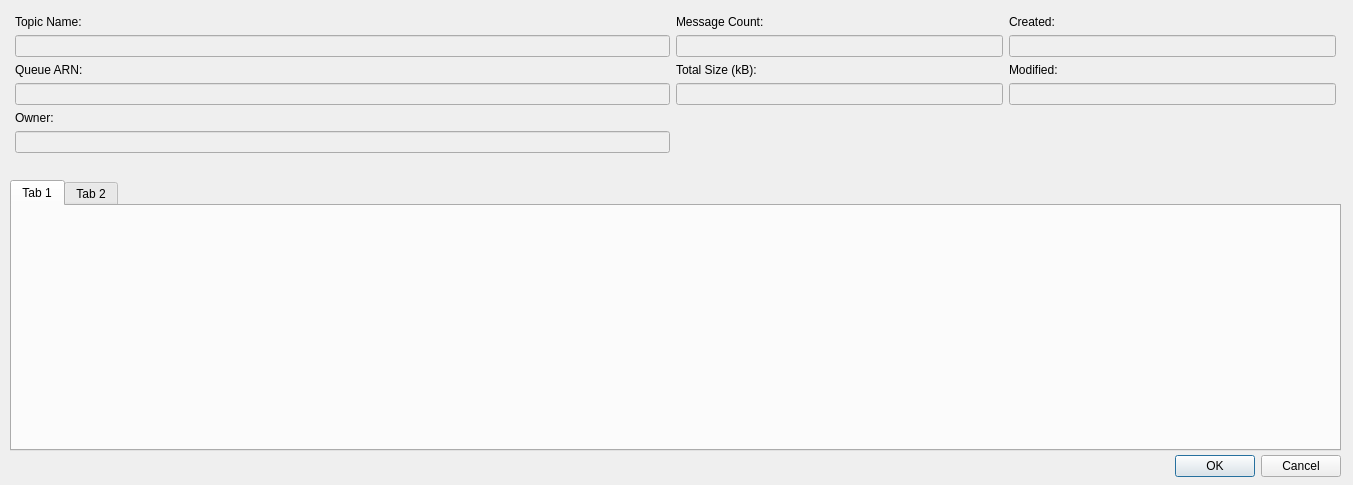
<?xml version="1.0" encoding="UTF-8"?>
<ui version="4.0">
 <class>SNSTopicDetailsDialog</class>
 <widget class="QDialog" name="SNSTopicDetailsDialog">
  <property name="geometry">
   <rect>
    <x>0</x>
    <y>0</y>
    <width>1353</width>
    <height>485</height>
   </rect>
  </property>
  <property name="windowTitle">
   <string>Dialog</string>
  </property>
  <widget class="QDialogButtonBox" name="snsTopicDetailsButtonBox">
   <property name="geometry">
    <rect>
     <x>950</x>
     <y>450</y>
     <width>391</width>
     <height>32</height>
    </rect>
   </property>
   <property name="orientation">
    <enum>Qt::Orientation::Horizontal</enum>
   </property>
   <property name="standardButtons">
    <set>QDialogButtonBox::StandardButton::Cancel|QDialogButtonBox::StandardButton::Ok</set>
   </property>
  </widget>
  <widget class="QWidget" name="gridLayoutWidget">
   <property name="geometry">
    <rect>
     <x>10</x>
     <y>10</y>
     <width>1331</width>
     <height>161</height>
    </rect>
   </property>
   <layout class="QGridLayout" name="gridLayout" columnstretch="2,1,1">
    <property name="leftMargin">
     <number>5</number>
    </property>
    <property name="topMargin">
     <number>5</number>
    </property>
    <property name="rightMargin">
     <number>5</number>
    </property>
    <property name="bottomMargin">
     <number>5</number>
    </property>
    <item row="1" column="0">
     <widget class="QLineEdit" name="topicNameEdit">
      <property name="enabled">
       <bool>false</bool>
      </property>
      <property name="readOnly">
       <bool>true</bool>
      </property>
     </widget>
    </item>
    <item row="1" column="2">
     <widget class="QLineEdit" name="createdEdit">
      <property name="enabled">
       <bool>false</bool>
      </property>
     </widget>
    </item>
    <item row="0" column="0">
     <widget class="QLabel" name="topicNameLabel">
      <property name="text">
       <string>Topic Name:</string>
      </property>
     </widget>
    </item>
    <item row="3" column="1">
     <widget class="QLineEdit" name="messageSizeEdit">
      <property name="enabled">
       <bool>false</bool>
      </property>
      <property name="readOnly">
       <bool>true</bool>
      </property>
     </widget>
    </item>
    <item row="1" column="1">
     <widget class="QLineEdit" name="messageCountEdit">
      <property name="enabled">
       <bool>false</bool>
      </property>
      <property name="readOnly">
       <bool>true</bool>
      </property>
     </widget>
    </item>
    <item row="3" column="2">
     <widget class="QLineEdit" name="modifiedEdit">
      <property name="enabled">
       <bool>false</bool>
      </property>
     </widget>
    </item>
    <item row="0" column="2">
     <widget class="QLabel" name="createdLabel">
      <property name="text">
       <string>Created:</string>
      </property>
     </widget>
    </item>
    <item row="0" column="1">
     <widget class="QLabel" name="messageCountLabel">
      <property name="text">
       <string>Message Count:</string>
      </property>
     </widget>
    </item>
    <item row="7" column="1">
     <spacer name="verticalSpacer">
      <property name="orientation">
       <enum>Qt::Orientation::Vertical</enum>
      </property>
      <property name="sizeHint" stdset="0">
       <size>
        <width>20</width>
        <height>40</height>
       </size>
      </property>
     </spacer>
    </item>
    <item row="2" column="1">
     <widget class="QLabel" name="messageSizeLabel">
      <property name="text">
       <string>Total Size (kB):</string>
      </property>
     </widget>
    </item>
    <item row="2" column="2">
     <widget class="QLabel" name="modifiedLabel">
      <property name="text">
       <string>Modified:</string>
      </property>
     </widget>
    </item>
    <item row="2" column="0">
     <widget class="QLabel" name="topicArnLabel">
      <property name="text">
       <string>Queue ARN:</string>
      </property>
     </widget>
    </item>
    <item row="3" column="0">
     <widget class="QLineEdit" name="topicArnEdit">
      <property name="enabled">
       <bool>false</bool>
      </property>
      <property name="readOnly">
       <bool>true</bool>
      </property>
     </widget>
    </item>
    <item row="6" column="0">
     <widget class="QLineEdit" name="ownerEdit">
      <property name="enabled">
       <bool>false</bool>
      </property>
     </widget>
    </item>
    <item row="5" column="0">
     <widget class="QLabel" name="ownerLabel">
      <property name="text">
       <string>Owner:</string>
      </property>
     </widget>
    </item>
   </layout>
  </widget>
  <widget class="QTabWidget" name="tabWidget">
   <property name="geometry">
    <rect>
     <x>10</x>
     <y>180</y>
     <width>1331</width>
     <height>271</height>
    </rect>
   </property>
   <property name="currentIndex">
    <number>0</number>
   </property>
   <widget class="QWidget" name="tab">
    <attribute name="title">
     <string>Tab 1</string>
    </attribute>
   </widget>
   <widget class="QWidget" name="tab_2">
    <attribute name="title">
     <string>Tab 2</string>
    </attribute>
   </widget>
  </widget>
 </widget>
 <resources/>
 <connections>
  <connection>
   <sender>snsTopicDetailsButtonBox</sender>
   <signal>accepted()</signal>
   <receiver>SNSTopicDetailsDialog</receiver>
   <slot>accept()</slot>
   <hints>
    <hint type="sourcelabel">
     <x>248</x>
     <y>254</y>
    </hint>
    <hint type="destinationlabel">
     <x>157</x>
     <y>274</y>
    </hint>
   </hints>
  </connection>
  <connection>
   <sender>snsTopicDetailsButtonBox</sender>
   <signal>rejected()</signal>
   <receiver>SNSTopicDetailsDialog</receiver>
   <slot>reject()</slot>
   <hints>
    <hint type="sourcelabel">
     <x>316</x>
     <y>260</y>
    </hint>
    <hint type="destinationlabel">
     <x>286</x>
     <y>274</y>
    </hint>
   </hints>
  </connection>
 </connections>
</ui>
